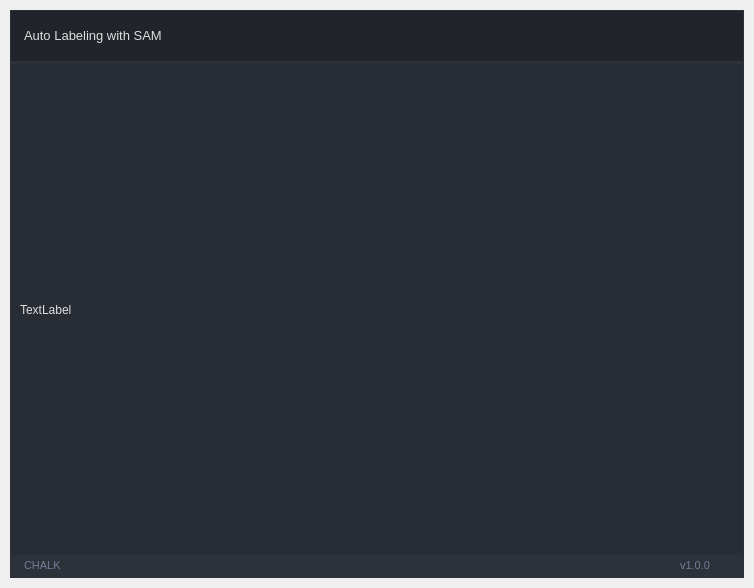
<?xml version="1.0" encoding="UTF-8"?>
<ui version="4.0">
 <author>Wanderson M. Pimenta</author>
 <class>ThumbnailWindow</class>
 <widget class="QMainWindow" name="ThumbnailWindow">
  <property name="geometry">
   <rect>
    <x>0</x>
    <y>0</y>
    <width>754</width>
    <height>588</height>
   </rect>
  </property>
  <property name="sizePolicy">
   <sizepolicy hsizetype="Fixed" vsizetype="Fixed">
    <horstretch>0</horstretch>
    <verstretch>0</verstretch>
   </sizepolicy>
  </property>
  <property name="minimumSize">
   <size>
    <width>300</width>
    <height>280</height>
   </size>
  </property>
  <property name="windowTitle">
   <string>MainWindow</string>
  </property>
  <widget class="QWidget" name="styleSheet">
   <property name="font">
    <font>
     <family>Segoe UI</family>
     <pointsize>10</pointsize>
     <italic>false</italic>
     <bold>false</bold>
    </font>
   </property>
   <property name="styleSheet">
    <string notr="true">/* /////////////////////////////////////////////////////////////////////////////////////////////////

SET APP STYLESHEET - FULL STYLES HERE
DARK THEME - DRACULA COLOR BASED

///////////////////////////////////////////////////////////////////////////////////////////////// */

QWidget{
	color: rgb(221, 221, 221);
	font: 10pt &quot;Segoe UI&quot;;
}

/* /////////////////////////////////////////////////////////////////////////////////////////////////
Tooltip */
QToolTip {
	color: #ffffff;
	background-color: rgba(33, 37, 43, 180);
	border: 1px solid rgb(44, 49, 58);
	background-image: none;
	background-position: left center;
    background-repeat: no-repeat;
	border: none;
	border-left: 2px solid rgb(255, 121, 198);
	text-align: left;
	padding-left: 8px;
	margin: 0px;
}

/* /////////////////////////////////////////////////////////////////////////////////////////////////
Bg App */
#bgApp {	
	background-color: rgb(40, 44, 52);
	border: 1px solid rgb(44, 49, 58);
}

/* /////////////////////////////////////////////////////////////////////////////////////////////////
Left Menu */
#leftMenuBg {	
	background-color: rgb(33, 37, 43);
}
#topLogo {
	background-color: rgb(33, 37, 43);
	background-image: url(:/images/images/images/PyDracula.png);
	background-position: centered;
	background-repeat: no-repeat;
}
#titleLeftApp { font: 63 12pt &quot;Segoe UI Semibold&quot;; }
#titleLeftDescription { font: 8pt &quot;Segoe UI&quot;; color: rgb(189, 147, 249); }

/* MENUS */
#topMenu .QPushButton {	
	background-position: left center;
    background-repeat: no-repeat;
	border: none;
	border-left: 22px solid transparent;
	background-color: transparent;
	text-align: left;
	padding-left: 44px;
}
#topMenu .QPushButton:hover {
	background-color: rgb(40, 44, 52);
}
#topMenu .QPushButton:pressed {	
	background-color: rgb(189, 147, 249);
	color: rgb(255, 255, 255);
}
#bottomMenu .QPushButton {	
	background-position: left center;
    background-repeat: no-repeat;
	border: none;
	border-left: 20px solid transparent;
	background-color:transparent;
	text-align: left;
	padding-left: 44px;
}
#bottomMenu .QPushButton:hover {
	background-color: rgb(40, 44, 52);
}
#bottomMenu .QPushButton:pressed {	
	background-color: rgb(189, 147, 249);
	color: rgb(255, 255, 255);
}
#leftMenuFrame{
	border-top: 3px solid rgb(44, 49, 58);
}

/* Toggle Button */
#toggleButton {
	background-position: left center;
    background-repeat: no-repeat;
	border: none;
	border-left: 20px solid transparent;
	background-color: rgb(37, 41, 48);
	text-align: left;
	padding-left: 44px;
	color: rgb(113, 126, 149);
}
#toggleButton:hover {
	background-color: rgb(40, 44, 52);
}
#toggleButton:pressed {
	background-color: rgb(189, 147, 249);
}

/* Title Menu */
#titleRightInfo { padding-left: 10px; }


/* /////////////////////////////////////////////////////////////////////////////////////////////////
Extra Tab */
#extraLeftBox {	
	background-color: rgb(44, 49, 58);
}
#extraTopBg{	
	background-color: rgb(189, 147, 249)
}

/* Icon */
#extraIcon {
	background-position: center;
	background-repeat: no-repeat;
	background-image: url(:/icons/images/icons/icon_settings.png);
}

/* Label */
#extraLabel { color: rgb(255, 255, 255); }

/* Btn Close */
#extraCloseColumnBtn { background-color: rgba(255, 255, 255, 0); border: none;  border-radius: 5px; }
#extraCloseColumnBtn:hover { background-color: rgb(196, 161, 249); border-style: solid; border-radius: 4px; }
#extraCloseColumnBtn:pressed { background-color: rgb(180, 141, 238); border-style: solid; border-radius: 4px; }

/* Extra Content */
#extraContent{
	border-top: 3px solid rgb(40, 44, 52);
}

/* Extra Top Menus */
#extraTopMenu .QPushButton {
background-position: left center;
    background-repeat: no-repeat;
	border: none;
	border-left: 22px solid transparent;
	background-color:transparent;
	text-align: left;
	padding-left: 44px;
}
#extraTopMenu .QPushButton:hover {
	background-color: rgb(40, 44, 52);
}
#extraTopMenu .QPushButton:pressed {	
	background-color: rgb(189, 147, 249);
	color: rgb(255, 255, 255);
}

/* /////////////////////////////////////////////////////////////////////////////////////////////////
Content App */
#contentTopBg{	
	background-color: rgb(33, 37, 43);
}
#contentBottom{
	border-top: 3px solid rgb(44, 49, 58);
}

/* Top Buttons */
#rightButtons .QPushButton { background-color: rgba(255, 255, 255, 0); border: none;  border-radius: 5px; }
#rightButtons .QPushButton:hover { background-color: rgb(44, 49, 57); border-style: solid; border-radius: 4px; }
#rightButtons .QPushButton:pressed { background-color: rgb(23, 26, 30); border-style: solid; border-radius: 4px; }

/* Theme Settings */
#extraRightBox { background-color: rgb(44, 49, 58); }
#themeSettingsTopDetail { background-color: rgb(189, 147, 249); }

/* Bottom Bar */
#bottomBar { background-color: rgb(44, 49, 58); }
#bottomBar QLabel { font-size: 11px; color: rgb(113, 126, 149); padding-left: 10px; padding-right: 10px; padding-bottom: 2px; }

/* CONTENT SETTINGS */
/* MENUS */
#contentSettings .QPushButton {	
	background-position: left center;
    background-repeat: no-repeat;
	border: none;
	border-left: 22px solid transparent;
	background-color:transparent;
	text-align: left;
	padding-left: 44px;
}
#contentSettings .QPushButton:hover {
	background-color: rgb(40, 44, 52);
}
#contentSettings .QPushButton:pressed {	
	background-color: rgb(189, 147, 249);
	color: rgb(255, 255, 255);
}

/* /////////////////////////////////////////////////////////////////////////////////////////////////
QTableWidget */
QTableWidget {	
	background-color: transparent;
	padding: 10px;
	border-radius: 5px;
	gridline-color: rgb(44, 49, 58);
	border-bottom: 1px solid rgb(44, 49, 60);
}
QTableWidget::item{
	border-color: rgb(44, 49, 60);
	padding-left: 5px;
	padding-right: 5px;
	gridline-color: rgb(44, 49, 60);
}
QTableWidget::item:selected{
	background-color: rgb(189, 147, 249);
}
QHeaderView::section{
	background-color: rgb(33, 37, 43);
	max-width: 30px;
	border: 1px solid rgb(44, 49, 58);
	border-style: none;
    border-bottom: 1px solid rgb(44, 49, 60);
    border-right: 1px solid rgb(44, 49, 60);
}
QTableWidget::horizontalHeader {	
	background-color: rgb(33, 37, 43);
}
QHeaderView::section:horizontal
{
    border: 1px solid rgb(33, 37, 43);
	background-color: rgb(33, 37, 43);
	padding: 3px;
	border-top-left-radius: 7px;
    border-top-right-radius: 7px;
}
QHeaderView::section:vertical
{
    border: 1px solid rgb(44, 49, 60);
}

/* /////////////////////////////////////////////////////////////////////////////////////////////////
LineEdit */
QLineEdit {
	background-color: rgb(33, 37, 43);
	border-radius: 5px;
	border: 2px solid rgb(33, 37, 43);
	padding-left: 10px;
	selection-color: rgb(255, 255, 255);
	selection-background-color: rgb(255, 121, 198);
}
QLineEdit:hover {
	border: 2px solid rgb(64, 71, 88);
}
QLineEdit:focus {
	border: 2px solid rgb(91, 101, 124);
}

/* /////////////////////////////////////////////////////////////////////////////////////////////////
PlainTextEdit */
QPlainTextEdit {
	background-color: rgb(27, 29, 35);
	border-radius: 5px;
	padding: 10px;
	selection-color: rgb(255, 255, 255);
	selection-background-color: rgb(255, 121, 198);
}
QPlainTextEdit  QScrollBar:vertical {
    width: 8px;
 }
QPlainTextEdit  QScrollBar:horizontal {
    height: 8px;
 }
QPlainTextEdit:hover {
	border: 2px solid rgb(64, 71, 88);
}
QPlainTextEdit:focus {
	border: 2px solid rgb(91, 101, 124);
}

/* /////////////////////////////////////////////////////////////////////////////////////////////////
ScrollBars */
QScrollBar:horizontal {
    border: none;
    background: rgb(52, 59, 72);
    height: 8px;
    margin: 0px 21px 0 21px;
	border-radius: 0px;
}
QScrollBar::handle:horizontal {
    background: rgb(189, 147, 249);
    min-width: 25px;
	border-radius: 4px
}
QScrollBar::add-line:horizontal {
    border: none;
    background: rgb(55, 63, 77);
    width: 20px;
	border-top-right-radius: 4px;
    border-bottom-right-radius: 4px;
    subcontrol-position: right;
    subcontrol-origin: margin;
}
QScrollBar::sub-line:horizontal {
    border: none;
    background: rgb(55, 63, 77);
    width: 20px;
	border-top-left-radius: 4px;
    border-bottom-left-radius: 4px;
    subcontrol-position: left;
    subcontrol-origin: margin;
}
QScrollBar::up-arrow:horizontal, QScrollBar::down-arrow:horizontal
{
     background: none;
}
QScrollBar::add-page:horizontal, QScrollBar::sub-page:horizontal
{
     background: none;
}
 QScrollBar:vertical {
	border: none;
    background: rgb(52, 59, 72);
    width: 8px;
    margin: 21px 0 21px 0;
	border-radius: 0px;
 }
 QScrollBar::handle:vertical {	
	background: rgb(189, 147, 249);
    min-height: 25px;
	border-radius: 4px
 }
 QScrollBar::add-line:vertical {
     border: none;
    background: rgb(55, 63, 77);
     height: 20px;
	border-bottom-left-radius: 4px;
    border-bottom-right-radius: 4px;
     subcontrol-position: bottom;
     subcontrol-origin: margin;
 }
 QScrollBar::sub-line:vertical {
	border: none;
    background: rgb(55, 63, 77);
     height: 20px;
	border-top-left-radius: 4px;
    border-top-right-radius: 4px;
     subcontrol-position: top;
     subcontrol-origin: margin;
 }
 QScrollBar::up-arrow:vertical, QScrollBar::down-arrow:vertical {
     background: none;
 }

 QScrollBar::add-page:vertical, QScrollBar::sub-page:vertical {
     background: none;
 }

/* /////////////////////////////////////////////////////////////////////////////////////////////////
CheckBox */
QCheckBox::indicator {
    border: 3px solid rgb(52, 59, 72);
	width: 15px;
	height: 15px;
	border-radius: 10px;
    background: rgb(44, 49, 60);
}
QCheckBox::indicator:hover {
    border: 3px solid rgb(58, 66, 81);
}
QCheckBox::indicator:checked {
    background: 3px solid rgb(52, 59, 72);
	border: 3px solid rgb(52, 59, 72);	
	background-image: url(:/icons/images/icons/cil-check-alt.png);
}

/* /////////////////////////////////////////////////////////////////////////////////////////////////
RadioButton */
QRadioButton::indicator {
    border: 3px solid rgb(52, 59, 72);
	width: 15px;
	height: 15px;
	border-radius: 10px;
    background: rgb(44, 49, 60);
}
QRadioButton::indicator:hover {
    border: 3px solid rgb(58, 66, 81);
}
QRadioButton::indicator:checked {
    background: 3px solid rgb(94, 106, 130);
	border: 3px solid rgb(52, 59, 72);	
}

/* /////////////////////////////////////////////////////////////////////////////////////////////////
ComboBox */
QComboBox{
	background-color: rgb(27, 29, 35);
	border-radius: 5px;
	border: 2px solid rgb(33, 37, 43);
	padding: 5px;
	padding-left: 10px;
}
QComboBox:hover{
	border: 2px solid rgb(64, 71, 88);
}
QComboBox::drop-down {
	subcontrol-origin: padding;
	subcontrol-position: top right;
	width: 25px; 
	border-left-width: 3px;
	border-left-color: rgba(39, 44, 54, 150);
	border-left-style: solid;
	border-top-right-radius: 3px;
	border-bottom-right-radius: 3px;	
	background-image: url(:/icons/images/icons/cil-arrow-bottom.png);
	background-position: center;
	background-repeat: no-reperat;
 }
QComboBox QAbstractItemView {
	color: rgb(255, 121, 198);	
	background-color: rgb(33, 37, 43);
	padding: 10px;
	selection-background-color: rgb(39, 44, 54);
}

/* /////////////////////////////////////////////////////////////////////////////////////////////////
Sliders */
QSlider::groove:horizontal {
    border-radius: 5px;
    height: 10px;
	margin: 0px;
	background-color: rgb(52, 59, 72);
}
QSlider::groove:horizontal:hover {
	background-color: rgb(55, 62, 76);
}
QSlider::handle:horizontal {
    background-color: rgb(189, 147, 249);
    border: none;
    height: 10px;
    width: 10px;
    margin: 0px;
	border-radius: 5px;
}
QSlider::handle:horizontal:hover {
    background-color: rgb(195, 155, 255);
}
QSlider::handle:horizontal:pressed {
    background-color: rgb(255, 121, 198);
}

QSlider::groove:vertical {
    border-radius: 5px;
    width: 10px;
    margin: 0px;
	background-color: rgb(52, 59, 72);
}
QSlider::groove:vertical:hover {
	background-color: rgb(55, 62, 76);
}
QSlider::handle:vertical {
    background-color: rgb(189, 147, 249);
	border: none;
    height: 10px;
    width: 10px;
    margin: 0px;
	border-radius: 5px;
}
QSlider::handle:vertical:hover {
    background-color: rgb(195, 155, 255);
}
QSlider::handle:vertical:pressed {
    background-color: rgb(255, 121, 198);
}

/* /////////////////////////////////////////////////////////////////////////////////////////////////
CommandLinkButton */
QCommandLinkButton {	
	color: rgb(255, 121, 198);
	border-radius: 5px;
	padding: 5px;
	color: rgb(255, 170, 255);
}
QCommandLinkButton:hover {	
	color: rgb(255, 170, 255);
	background-color: rgb(44, 49, 60);
}
QCommandLinkButton:pressed {	
	color: rgb(189, 147, 249);
	background-color: rgb(52, 58, 71);
}

/* /////////////////////////////////////////////////////////////////////////////////////////////////
Button */
#pagesContainer QPushButton {
	border: 2px solid rgb(52, 59, 72);
	border-radius: 5px;	
	background-color: rgb(52, 59, 72);
}
#pagesContainer QPushButton:hover {
	background-color: rgb(57, 65, 80);
	border: 2px solid rgb(61, 70, 86);
}
#pagesContainer QPushButton:pressed {	
	background-color: rgb(35, 40, 49);
	border: 2px solid rgb(43, 50, 61);
}

</string>
   </property>
   <layout class="QVBoxLayout" name="appMargins">
    <property name="spacing">
     <number>0</number>
    </property>
    <property name="leftMargin">
     <number>10</number>
    </property>
    <property name="topMargin">
     <number>10</number>
    </property>
    <property name="rightMargin">
     <number>10</number>
    </property>
    <property name="bottomMargin">
     <number>10</number>
    </property>
    <item>
     <widget class="QFrame" name="bgApp">
      <property name="enabled">
       <bool>true</bool>
      </property>
      <property name="sizePolicy">
       <sizepolicy hsizetype="Preferred" vsizetype="Preferred">
        <horstretch>0</horstretch>
        <verstretch>0</verstretch>
       </sizepolicy>
      </property>
      <property name="minimumSize">
       <size>
        <width>280</width>
        <height>270</height>
       </size>
      </property>
      <property name="styleSheet">
       <string notr="true"/>
      </property>
      <property name="frameShape">
       <enum>QFrame::NoFrame</enum>
      </property>
      <property name="frameShadow">
       <enum>QFrame::Raised</enum>
      </property>
      <layout class="QHBoxLayout" name="horizontalLayout_6">
       <property name="spacing">
        <number>0</number>
       </property>
       <property name="leftMargin">
        <number>0</number>
       </property>
       <property name="topMargin">
        <number>0</number>
       </property>
       <property name="rightMargin">
        <number>0</number>
       </property>
       <property name="bottomMargin">
        <number>0</number>
       </property>
       <item>
        <widget class="QFrame" name="contentBox">
         <property name="frameShape">
          <enum>QFrame::NoFrame</enum>
         </property>
         <property name="frameShadow">
          <enum>QFrame::Raised</enum>
         </property>
         <layout class="QVBoxLayout" name="verticalLayout_2">
          <property name="spacing">
           <number>0</number>
          </property>
          <property name="leftMargin">
           <number>0</number>
          </property>
          <property name="topMargin">
           <number>0</number>
          </property>
          <property name="rightMargin">
           <number>0</number>
          </property>
          <property name="bottomMargin">
           <number>0</number>
          </property>
          <item>
           <widget class="QFrame" name="contentTopBg">
            <property name="minimumSize">
             <size>
              <width>0</width>
              <height>50</height>
             </size>
            </property>
            <property name="maximumSize">
             <size>
              <width>16777215</width>
              <height>50</height>
             </size>
            </property>
            <property name="frameShape">
             <enum>QFrame::NoFrame</enum>
            </property>
            <property name="frameShadow">
             <enum>QFrame::Raised</enum>
            </property>
            <layout class="QHBoxLayout" name="horizontalLayout">
             <property name="spacing">
              <number>0</number>
             </property>
             <property name="leftMargin">
              <number>0</number>
             </property>
             <property name="topMargin">
              <number>0</number>
             </property>
             <property name="rightMargin">
              <number>10</number>
             </property>
             <property name="bottomMargin">
              <number>0</number>
             </property>
             <item>
              <widget class="QFrame" name="leftBox">
               <property name="sizePolicy">
                <sizepolicy hsizetype="Expanding" vsizetype="Preferred">
                 <horstretch>0</horstretch>
                 <verstretch>0</verstretch>
                </sizepolicy>
               </property>
               <property name="frameShape">
                <enum>QFrame::NoFrame</enum>
               </property>
               <property name="frameShadow">
                <enum>QFrame::Raised</enum>
               </property>
               <layout class="QHBoxLayout" name="horizontalLayout_3">
                <property name="spacing">
                 <number>0</number>
                </property>
                <property name="leftMargin">
                 <number>0</number>
                </property>
                <property name="topMargin">
                 <number>0</number>
                </property>
                <property name="rightMargin">
                 <number>0</number>
                </property>
                <property name="bottomMargin">
                 <number>0</number>
                </property>
                <item>
                 <widget class="QLabel" name="titleRightInfo">
                  <property name="sizePolicy">
                   <sizepolicy hsizetype="Preferred" vsizetype="Expanding">
                    <horstretch>0</horstretch>
                    <verstretch>0</verstretch>
                   </sizepolicy>
                  </property>
                  <property name="maximumSize">
                   <size>
                    <width>16777215</width>
                    <height>45</height>
                   </size>
                  </property>
                  <property name="font">
                   <font>
                    <family>Segoe UI</family>
                    <pointsize>10</pointsize>
                    <italic>false</italic>
                    <bold>false</bold>
                   </font>
                  </property>
                  <property name="text">
                   <string>&lt;html&gt;&lt;head/&gt;&lt;body&gt;&lt;p&gt;Auto Labeling with SAM&lt;/p&gt;&lt;/body&gt;&lt;/html&gt;</string>
                  </property>
                  <property name="alignment">
                   <set>Qt::AlignLeading|Qt::AlignLeft|Qt::AlignVCenter</set>
                  </property>
                 </widget>
                </item>
               </layout>
              </widget>
             </item>
             <item alignment="Qt::AlignRight">
              <widget class="QFrame" name="rightButtons">
               <property name="minimumSize">
                <size>
                 <width>0</width>
                 <height>28</height>
                </size>
               </property>
               <property name="frameShape">
                <enum>QFrame::NoFrame</enum>
               </property>
               <property name="frameShadow">
                <enum>QFrame::Raised</enum>
               </property>
               <layout class="QHBoxLayout" name="horizontalLayout_2">
                <property name="spacing">
                 <number>5</number>
                </property>
                <property name="leftMargin">
                 <number>0</number>
                </property>
                <property name="topMargin">
                 <number>0</number>
                </property>
                <property name="rightMargin">
                 <number>0</number>
                </property>
                <property name="bottomMargin">
                 <number>0</number>
                </property>
                <item>
                 <widget class="QPushButton" name="minimizeAppBtn">
                  <property name="minimumSize">
                   <size>
                    <width>28</width>
                    <height>28</height>
                   </size>
                  </property>
                  <property name="maximumSize">
                   <size>
                    <width>28</width>
                    <height>28</height>
                   </size>
                  </property>
                  <property name="cursor">
                   <cursorShape>PointingHandCursor</cursorShape>
                  </property>
                  <property name="toolTip">
                   <string>Minimize</string>
                  </property>
                  <property name="text">
                   <string/>
                  </property>
                  <property name="icon">
                   <iconset resource="../resources.qrc">
                    <normaloff>:/icons/images/icons/icon_minimize.png</normaloff>:/icons/images/icons/icon_minimize.png</iconset>
                  </property>
                  <property name="iconSize">
                   <size>
                    <width>20</width>
                    <height>20</height>
                   </size>
                  </property>
                 </widget>
                </item>
                <item>
                 <widget class="QPushButton" name="maximizeRestoreAppBtn">
                  <property name="minimumSize">
                   <size>
                    <width>28</width>
                    <height>28</height>
                   </size>
                  </property>
                  <property name="maximumSize">
                   <size>
                    <width>28</width>
                    <height>28</height>
                   </size>
                  </property>
                  <property name="font">
                   <font>
                    <family>Segoe UI</family>
                    <pointsize>10</pointsize>
                    <italic>false</italic>
                    <bold>false</bold>
                    <stylestrategy>PreferDefault</stylestrategy>
                   </font>
                  </property>
                  <property name="cursor">
                   <cursorShape>PointingHandCursor</cursorShape>
                  </property>
                  <property name="toolTip">
                   <string>Maximize</string>
                  </property>
                  <property name="styleSheet">
                   <string notr="true"/>
                  </property>
                  <property name="text">
                   <string/>
                  </property>
                  <property name="icon">
                   <iconset resource="../resources.qrc">
                    <normaloff>:/icons/images/icons/icon_maximize.png</normaloff>:/icons/images/icons/icon_maximize.png</iconset>
                  </property>
                  <property name="iconSize">
                   <size>
                    <width>20</width>
                    <height>20</height>
                   </size>
                  </property>
                 </widget>
                </item>
                <item>
                 <widget class="QPushButton" name="closeAppBtn">
                  <property name="minimumSize">
                   <size>
                    <width>28</width>
                    <height>28</height>
                   </size>
                  </property>
                  <property name="maximumSize">
                   <size>
                    <width>28</width>
                    <height>28</height>
                   </size>
                  </property>
                  <property name="cursor">
                   <cursorShape>PointingHandCursor</cursorShape>
                  </property>
                  <property name="toolTip">
                   <string>Close</string>
                  </property>
                  <property name="text">
                   <string/>
                  </property>
                  <property name="icon">
                   <iconset resource="../resources.qrc">
                    <normaloff>:/icons/images/icons/icon_close.png</normaloff>:/icons/images/icons/icon_close.png</iconset>
                  </property>
                  <property name="iconSize">
                   <size>
                    <width>20</width>
                    <height>20</height>
                   </size>
                  </property>
                 </widget>
                </item>
               </layout>
              </widget>
             </item>
            </layout>
           </widget>
          </item>
          <item>
           <widget class="QFrame" name="contentBottom">
            <property name="frameShape">
             <enum>QFrame::NoFrame</enum>
            </property>
            <property name="frameShadow">
             <enum>QFrame::Raised</enum>
            </property>
            <layout class="QVBoxLayout" name="verticalLayout_6">
             <property name="spacing">
              <number>0</number>
             </property>
             <property name="leftMargin">
              <number>0</number>
             </property>
             <property name="topMargin">
              <number>0</number>
             </property>
             <property name="rightMargin">
              <number>0</number>
             </property>
             <property name="bottomMargin">
              <number>0</number>
             </property>
             <item>
              <widget class="QFrame" name="content">
               <property name="frameShape">
                <enum>QFrame::NoFrame</enum>
               </property>
               <property name="frameShadow">
                <enum>QFrame::Raised</enum>
               </property>
               <layout class="QHBoxLayout" name="horizontalLayout_4">
                <property name="spacing">
                 <number>0</number>
                </property>
                <property name="leftMargin">
                 <number>0</number>
                </property>
                <property name="topMargin">
                 <number>0</number>
                </property>
                <property name="rightMargin">
                 <number>0</number>
                </property>
                <property name="bottomMargin">
                 <number>0</number>
                </property>
                <item>
                 <widget class="QFrame" name="pagesContainer">
                  <property name="styleSheet">
                   <string notr="true"/>
                  </property>
                  <property name="frameShape">
                   <enum>QFrame::NoFrame</enum>
                  </property>
                  <property name="frameShadow">
                   <enum>QFrame::Raised</enum>
                  </property>
                  <layout class="QGridLayout" name="gridLayout">
                   <item row="0" column="0">
                    <widget class="QLabel" name="label">
                     <property name="text">
                      <string>TextLabel</string>
                     </property>
                    </widget>
                   </item>
                  </layout>
                 </widget>
                </item>
               </layout>
              </widget>
             </item>
             <item>
              <widget class="QFrame" name="bottomBar">
               <property name="minimumSize">
                <size>
                 <width>0</width>
                 <height>22</height>
                </size>
               </property>
               <property name="maximumSize">
                <size>
                 <width>16777215</width>
                 <height>22</height>
                </size>
               </property>
               <property name="frameShape">
                <enum>QFrame::NoFrame</enum>
               </property>
               <property name="frameShadow">
                <enum>QFrame::Raised</enum>
               </property>
               <layout class="QHBoxLayout" name="horizontalLayout_5">
                <property name="spacing">
                 <number>0</number>
                </property>
                <property name="leftMargin">
                 <number>0</number>
                </property>
                <property name="topMargin">
                 <number>0</number>
                </property>
                <property name="rightMargin">
                 <number>0</number>
                </property>
                <property name="bottomMargin">
                 <number>0</number>
                </property>
                <item>
                 <widget class="QLabel" name="creditsLabel">
                  <property name="maximumSize">
                   <size>
                    <width>16777215</width>
                    <height>16</height>
                   </size>
                  </property>
                  <property name="font">
                   <font>
                    <family>Segoe UI</family>
                    <pointsize>-1</pointsize>
                    <italic>false</italic>
                    <bold>false</bold>
                   </font>
                  </property>
                  <property name="text">
                   <string>CHALK</string>
                  </property>
                  <property name="alignment">
                   <set>Qt::AlignLeading|Qt::AlignLeft|Qt::AlignVCenter</set>
                  </property>
                 </widget>
                </item>
                <item>
                 <widget class="QLabel" name="version">
                  <property name="text">
                   <string>v1.0.0</string>
                  </property>
                  <property name="alignment">
                   <set>Qt::AlignRight|Qt::AlignTrailing|Qt::AlignVCenter</set>
                  </property>
                 </widget>
                </item>
                <item>
                 <widget class="QFrame" name="frame_size_grip">
                  <property name="minimumSize">
                   <size>
                    <width>20</width>
                    <height>0</height>
                   </size>
                  </property>
                  <property name="maximumSize">
                   <size>
                    <width>20</width>
                    <height>16777215</height>
                   </size>
                  </property>
                  <property name="frameShape">
                   <enum>QFrame::NoFrame</enum>
                  </property>
                  <property name="frameShadow">
                   <enum>QFrame::Raised</enum>
                  </property>
                 </widget>
                </item>
               </layout>
              </widget>
             </item>
            </layout>
           </widget>
          </item>
         </layout>
        </widget>
       </item>
      </layout>
     </widget>
    </item>
   </layout>
  </widget>
 </widget>
 <resources>
  <include location="../resources.qrc"/>
 </resources>
 <connections/>
</ui>
